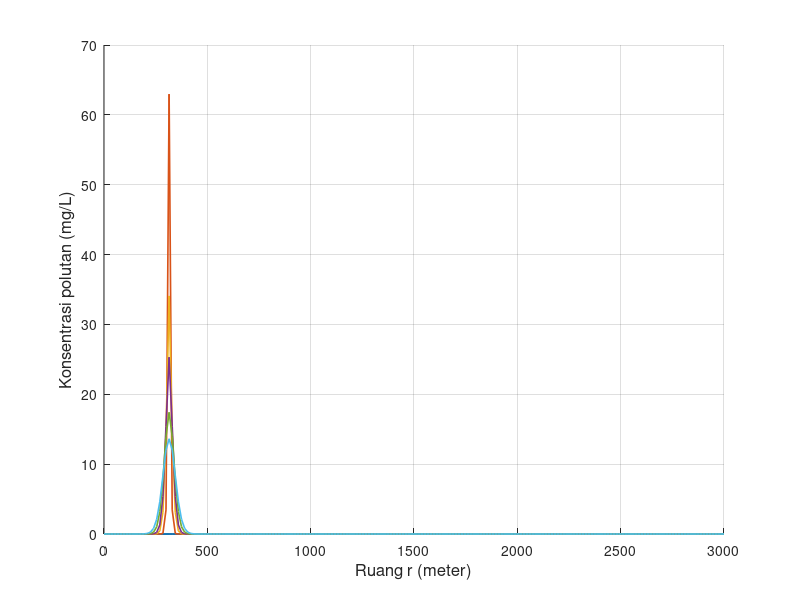

Write the MATLAB code that produced this figure. (Note: this script raises an error after producing the figure.)
clear; clc; close all;

% Feby Syarief Al A`raaf
% 26050124130087
% Oseanografi C
%
% Simulasi difusi 1 dimensi metode FTCS
% Sumber polutan diskontinu
% Grafik: konsentrasi polutan terhadap ruang
% NIM = 087, sehingga:
% x = 0, y = 8, z = 7
% Konsentrasi sumber = 10*z = 70 mg/L

x = 0;
y = 8;
z = 7;

folder_output = 'output_Diskontinu_FTCS_Terhadap_Ruang';
if ~exist(folder_output, 'dir')
    mkdir(folder_output);
end

Ad1 = 0;
L   = 3000;
T   = 7200;
C   = 10 * z;

scenario(1).nama = 'Skenario 1';
scenario(1).dx   = 15;
scenario(1).dt   = 6;
scenario(1).Ad2  = 0.5;
scenario(1).na   = 20 + z;
scenario(1).m    = 15 + z;

scenario(2).nama = 'Skenario 2';
scenario(2).dx   = 30;
scenario(2).dt   = 6;
scenario(2).Ad2  = 0.05;
scenario(2).na   = 20 + z;
scenario(2).m    = 30 + z;

scenario(3).nama = 'Skenario 3';
scenario(3).dx   = 15;
scenario(3).dt   = 6;
scenario(3).Ad2  = 1;
scenario(3).na   = 20 + z;
scenario(3).m    = 15 + z;

for s = 1:numel(scenario)

    fprintf('\nMemproses %s\n', scenario(s).nama);

    dx  = scenario(s).dx;
    dt  = scenario(s).dt;
    Ad2 = scenario(s).Ad2;
    na0 = scenario(s).na;
    m   = scenario(s).m;

    n     = 0:dt:T;
    t     = 0:dx:L;
    nmax  = length(n);
    mmax  = length(t);

    alpha1 = (Ad1 * dt) / dx^2;
    alpha2 = (Ad2 * dt) / dx^2;

    fprintf('dx = %.3f m, dt = %.3f s, Ad2 = %.3f m^2/s, na = %d, m = %d\n', dx, dt, Ad2, na0, m);
    fprintf('nmax = %d, mmax = %d, alpha2 = %.6f\n', nmax, mmax, alpha2);

    if m > mmax
        fprintf('%s tidak dapat diproses karena grid sumber di luar domain.\n', scenario(s).nama);
        continue;
    end

    if na0 > nmax
        fprintf('%s tidak dapat diproses karena waktu sumber di luar domain.\n', scenario(s).nama);
        continue;
    end

    if alpha2 > 0.5
        fprintf('%s: peringatan, alpha2 > 0.5 sehingga skema FTCS berpotensi tidak stabil.\n', scenario(s).nama);
    end

    F = zeros(nmax, mmax);

    tv = [60 180 360 500 800 1160];
    rv = [10 12 14 16 19 21 23];

    tv_valid = tv(tv >= n(1) & tv <= n(end));

    if length(tv_valid) < length(tv)
        fprintf('%s: beberapa waktu tv berada di luar domain sehingga tidak digrafikkan.\n', scenario(s).nama);
    end

    history = NaN(length(tv_valid), mmax);

    F(na0, m) = C;

    for na = 1:(nmax - 1)

        if na == na0
            F(na, m) = C;
        end

        for i = 2:(mmax - 1)

            F(na + 1, i) = (1 - 2 * alpha2) * F(na, i) ...
                         + alpha2 * (F(na, i + 1) + F(na, i - 1));

        end

        F(na + 1, 1)    = F(na + 1, 2);
        F(na + 1, mmax) = F(na + 1, mmax - 1);

    end

    for p = 1:length(tv_valid)
        [~, idx_tv] = min(abs(n - tv_valid(p)));
        history(p, :) = F(idx_tv, :);
    end

    fig = figure('Visible', 'off', 'Position', [100 100 1400 600]);
    hold on;

    legend_text = {};

    for k = 1:length(tv_valid)
        plot(t, history(k, :), 'LineWidth', 1.2);
        legend_text{end+1} = sprintf('t = %d', tv_valid(k));
    end

    grid on;
    xlabel('Ruang r (meter)', 'FontSize', 12);
    ylabel('Konsentrasi polutan (mg/L)', 'FontSize', 12);
    title(sprintf('%s - Konsentrasi polutan terhadap ruang', scenario(s).nama), ...
          'Feby Syarief-0087-Ose C', 'FontSize', 14, 'FontWeight', 'bold');
    xlim([t(1), t(end)]);

    y_max = max(history(:), [], 'omitnan');
    if isempty(y_max) || isnan(y_max) || y_max <= 0
        ylim([0 1]);
    else
        ylim([0, max(C * 1.2, y_max * 1.1)]);
    end

    set(gca, 'FontSize', 11);

    legend(legend_text, ...
           'Location', 'northwest', ...
           'FontSize', 8, ...
           'NumColumns', 2, ...
           'Box', 'on');

    hold off;

    nama_file = sprintf('ftcs_diskontinu_ruang_skenario_%d.png', s);
    saveas(fig, fullfile(folder_output, nama_file));
    close(fig);

    fprintf('%s selesai diproses.\n', scenario(s).nama);

end

fprintf('\nSemua skenario telah selesai diproses.\n');
